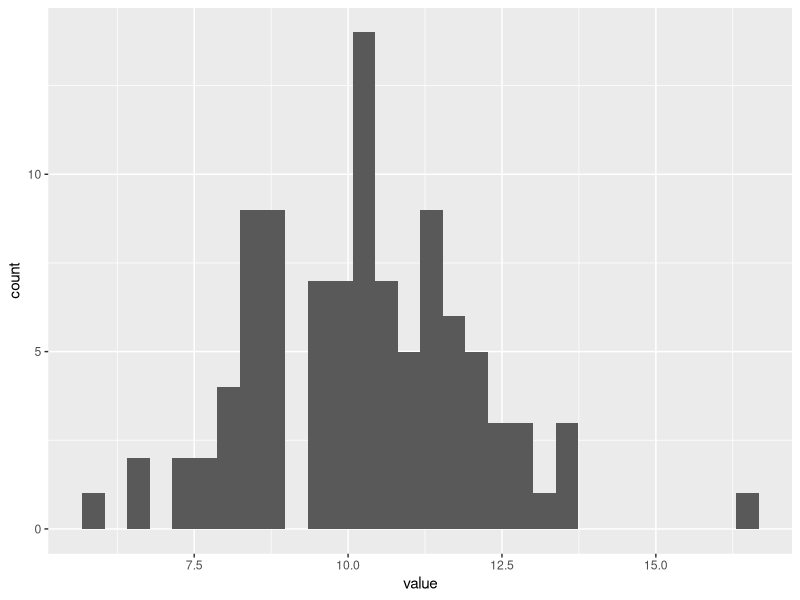

Reproduce this figure in R.
library(ggplot2)

# データセットの作成
df <- data.frame(
  value = rnorm(100, 10, 2)
)

# ヒストグラムの作成
ggplot(data = df, aes(x = value)) + 
  geom_histogram()